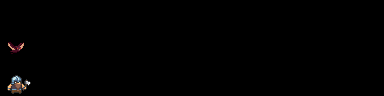

Tiled map render using the project's own tile images. Description and the whole map definition, tile-layer contents included, below:
An orthogonal 12x3 tile map with 32x32 px tiles, 1 tile layer (Tile Layer 1).

<map version="1.2" tiledversion="1.3.2" orientation="orthogonal" renderorder="right-down" compressionlevel="-1" width="12" height="3" tilewidth="32" tileheight="32" infinite="0" nextlayerid="2" nextobjectid="1">
 <tileset firstgid="1" source="../tsx/Unit_Tileset_(32).tsx" />
 <layer id="1" name="Tile Layer 1" width="12" height="3">
  <data encoding="csv">
0,0,0,0,0,0,0,0,0,0,0,0,
1,0,0,0,0,0,0,0,0,0,0,0,
81,0,0,0,0,0,0,0,0,0,0,0
</data>
 </layer>
</map>
